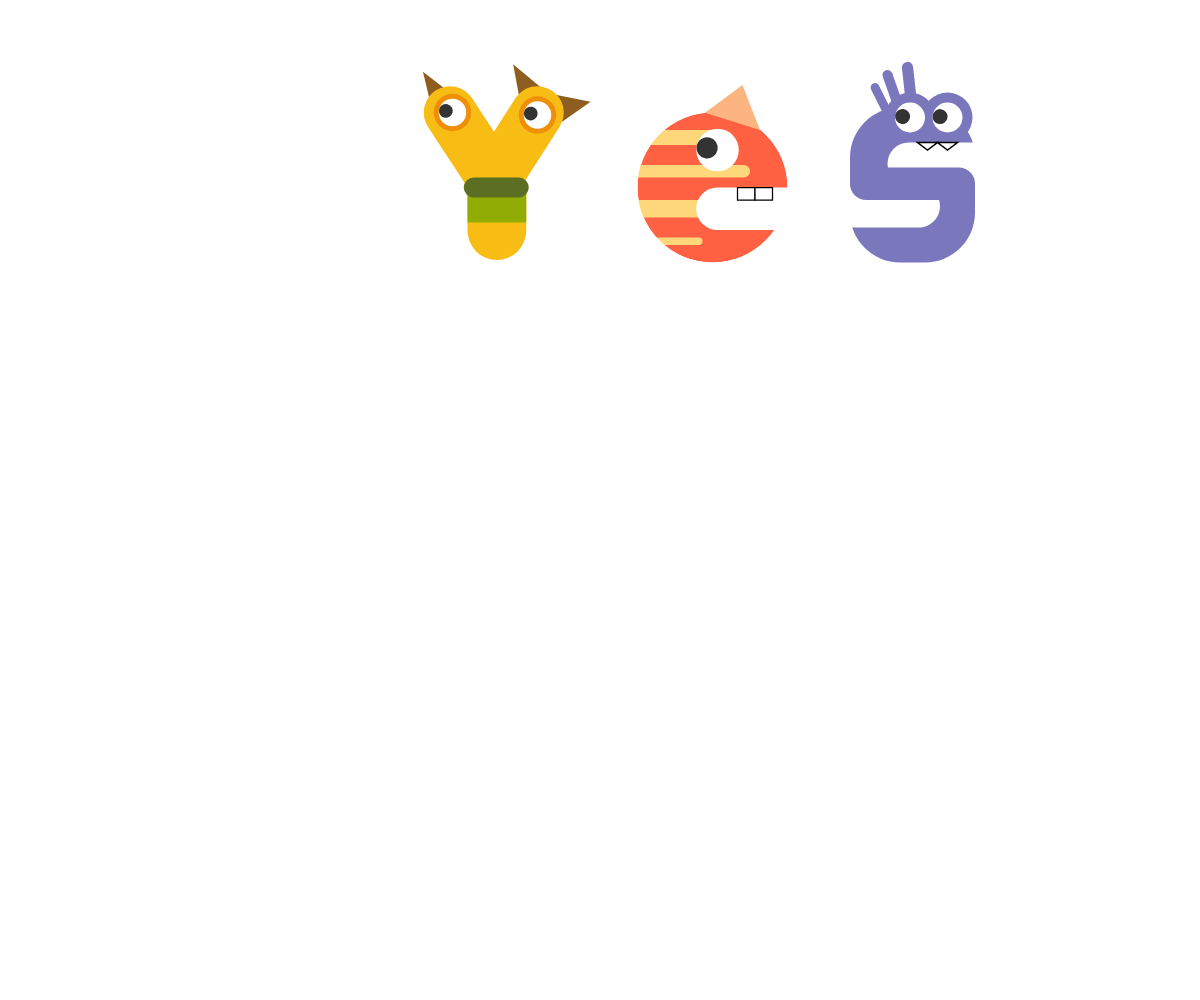
Frame 1 (no input)
Frame 60 (no input): identical to frame 1, image omitted
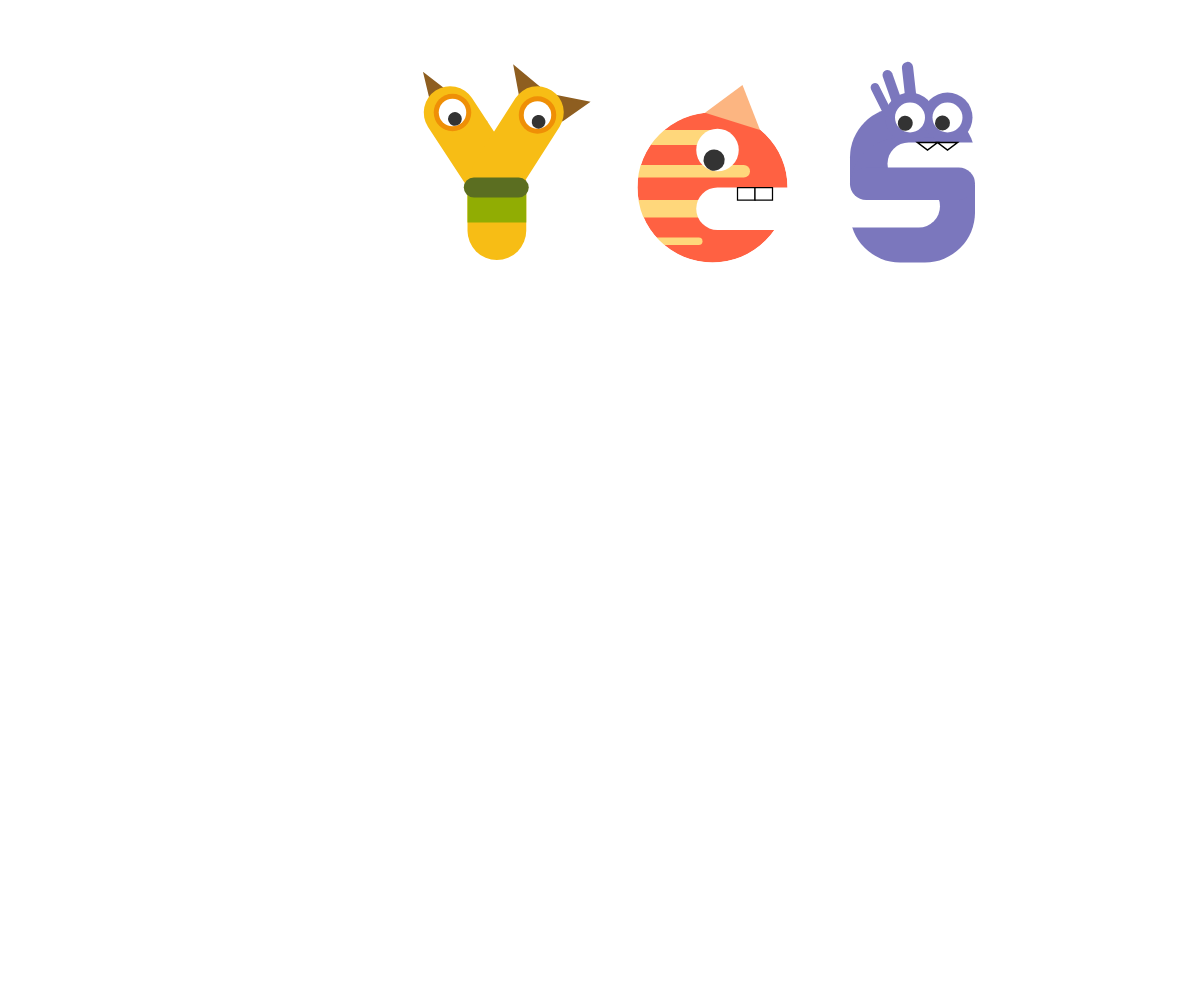
Frame 120 (the mouse pressed at the canvas centre since frame 60)

The p5.js sketch that drew these frames (run headless with seeded random() and noise() and a simulated clock; from frame 60 on, the mouse is pressed at the canvas centre):

// p5.js sketch
// ── sketch.js

// no need to change anything from here ... ----------------------

var letters = {};

var marginLeft = 150;
var marginTop = 20;
var textX = marginLeft;
var textY = 0;
var textScale = 2.5;
var lineHeight = 100;
var typedText = "YES";


function setup() {
	createCanvas(windowWidth, windowHeight);
	initLetters();
	noFill();
}

function draw() {
	background(255);
	scale(textScale);

	textX = marginLeft;
	textY = marginTop;

	//randomSeed(4);
	for (var i = 0; i < typedText.length; i++) {
		var c = typedText[i];
		if (letters[c]) {
			push();
			translate(textX, textY);
			var w = letters[c]();
			textX += w;
			pop();
		} else if (c == "\n") {
			textX = marginLeft;
			textY += lineHeight;
		}
	}
}

function keyTyped() {
    var k = key;
    if (!letters[k]) {
        k = k.toUpperCase();
    }
    if (letters[k]) {
         
        typedText += k;
    }

}
function keyPressed() {
  if (keyCode == RETURN) {
    typedText += "\n";
  }
  if (keyCode == BACKSPACE || keyCode == DELETE) {
    if (typedText.length > 0) typedText = typedText.slice(0, -1);
  }  
}
// ... to here -----------------------------------------------------


function initLetters() {
	// Add your calls to the letter functions here

	letters = {
		A: draw_A,
		O: draw_O,
		U: draw_U,
		E: draw_E,
		S: draw_S,
		Y: draw_Y,
		" ": function() { return 30 },
	};
}

// A function for each letter

function draw_A() {

	strokeWeight(1);
	stroke('#dfc686');

	
	fill('#dfc686');
	triangle(22, 20, 27, 36, 35, 28.5);	

	fill('#dfc686');
	triangle(79, 20, 73, 36, 65, 28.5);

	fill('#dfc686');
	triangle(21.9, 18.9, 30, 15, 26, 24.13);

	fill('#dfc686');
	triangle(79.2, 18.9, 71, 15, 74.8, 24.13);


	noStroke();

	fill('#00baca');
	ellipse(50, 55, 60);


	fill('white');
	rect(40, 65, 20, 50, 15);

	fill('#6b5dd2');
	ellipse(30, 55, 5);
	fill('#6b5dd2');
	ellipse(32, 52, 5.5);
	fill('#6b5dd2');
	ellipse(36, 40, 7);
	fill('#6b5dd2');
	ellipse(65, 40, 7, 4);
	fill('#6b5dd2');
	ellipse(68, 55, 9, 6);
	fill('#6b5dd2');
	ellipse(43, 60, 6);
	fill('#6b5dd2');
	ellipse(33, 70, 3);
	fill('#6b5dd2');
	ellipse(65, 68, 4);
	
	var e1 = new Eye(50, 45, 23);

	e1.update((mouseX / textScale-textX), (mouseY / textScale-textY) );

	e1.display();


	return 85;
}


function draw_O() {

	strokeWeight(1);
	stroke('#baa37a');

	
	fill('#baa37a');
	triangle(27, 27, 27, 35, 35, 28.5);
	
	fill('#baa37a');
	triangle(73, 27, 73, 35, 65, 28.5);


	noStroke();

	fill('#cddc5f');
	ellipse(50, 55, 60);

	fill('#7eb744');
	ellipse(50, 53.95, 28);


	var e1 = new Eye(50, 55, 23);

	e1.update((mouseX / textScale-textX), (mouseY / textScale-textY) );

	e1.display();

	return 85;
}

function draw_U() {

	noStroke();

	fill('#f7bd35');
	ellipse(50, 64, 60, 40);

	fill('white');
	rect(43.5, 15, 13, 50, 15);


	fill('#f7bd35');
	rect(20, 23, 23.5, 50, 20);

	fill('#f7bd35');
	rect(56.5, 23, 23.5, 50, 20);

	fill('#726958');
	rect(59, 64, 10, 4);

	fill('#726958');
	ellipse(68, 73, 7);

	fill('#b49253');
	rect(56, 58, 25, 2);

	



	fill('#7d655d');
	ellipse(32, 38, 18);

	fill('#7d655d');
	ellipse(68, 38, 18);
	
	var e1 = new Eye(32, 38, 13);

	e1.update((mouseX / textScale-textX), (mouseY / textScale-textY) );

	e1.display();


	var e1 = new Eye(68, 38, 13);

	e1.update((mouseX / textScale-textX), (mouseY / textScale-textY) );

	e1.display();


	return 85;
}

function draw_E() {

	noStroke();

	fill('#ff6142');
	ellipse(50, 55, 60);

	fill('#ffd77b');
	rect(17.5, 60, 50, 7, 15);

	fill('#ffd77b');
	rect(17, 46, 48, 5, 18);

	fill('#ffd77b');
	rect(23, 32, 30, 6, 18);

	fill('#ffd77b');
	rect(26, 75, 20, 3, 18);


	noFill();
	strokeWeight(5);
	stroke('white');
	ellipse(50, 55, 65);

	noStroke();

	fill('#fcb581');
	triangle(62, 14, 47, 25.1, 69, 32);

	noStroke();

	
	fill('white');
	rect(43.5, 55, 50, 17, 15);

	strokeWeight(0.5);
	stroke(0);

	fill('white');
	rect(60, 55, 7, 5);

	fill('white');
	rect(67, 55, 7, 5);

	noStroke();
		
	var e1 = new Eye(52, 40, 17);

	e1.update((mouseX / textScale-textX), (mouseY / textScale-textY) );

	e1.display();


	return 85;
}


function draw_S() {

	
	noStroke();

	fill('#7b77bd');
	rect(20, 23, 50, 50, 20);

	fill('#7b77bd');
	rect(20, 35, 50, 50, 20, 15, 20, 20);

	fill('#7b77bd');
	ellipse(44, 27, 20);

	fill('#7b77bd');
	ellipse(59, 27, 20);


	fill('white');
	rect(35, 37, 43, 17, 15);

	fill('white');
	rect(13, 54, 43, 17, 15);


	fill('#7b77bd');
	rect(20, 47, 50, 13, 15);

	strokeWeight(3.5);
	stroke('#7b77bd');
	line(30, 15, 35, 25);

	strokeWeight(4);
	stroke('#7b77bd');
	line(35, 10, 41, 27);

	strokeWeight(4.5);
	stroke('#7b77bd');
	line(43, 7, 45, 25);

	strokeWeight(0.6);
	stroke(0);

	fill('white');
	triangle(47, 37, 55, 37, 51, 40);
	fill('white');
	triangle(55, 37, 63, 37, 59, 40);


	
	noStroke();

	var e1 = new Eye(44, 27, 12);

	e1.update((mouseX / textScale-textX), (mouseY / textScale-textY) );

	e1.display();

	var e1 = new Eye(59, 27, 12);

	e1.update((mouseX / textScale-textX), (mouseY / textScale-textY) );

	e1.display();


	return 85;
}

function draw_Y() {

	strokeWeight(1);
	stroke('#8e5e20');

	
	fill('#8e5e20');
	triangle(20, 10, 26, 35, 44, 28.5);
	
	fill('#8e5e20');
	triangle(56, 7, 74, 22, 60, 28.5);

	fill('#8e5e20');
	triangle(75, 28, 85, 21, 60, 16);

	noStroke();

	fill('#f7bd15');
	rect(37, 42, 23.5, 42, 20);

	strokeWeight(21);
	stroke('#f7bd15');
	line(30, 25, 49, 54);
	line(65, 25, 49, 50);

	noStroke();

	fill('#ef8f06');
	ellipse(31, 25, 15);

	fill('#ef8f06');
	ellipse(65, 26, 15);

	fill('#91ad03');
	rect(37, 53, 23.5, 16);
	
	fill('#5b6e21');
	rect(35.5, 51, 26, 8, 10);

	noStroke();

	var e1 = new Eye(31, 25, 11);

	e1.update((mouseX / textScale-textX), (mouseY / textScale-textY) );

	e1.display();


	var e1 = new Eye(65, 26, 11);

	e1.update((mouseX / textScale-textX), (mouseY / textScale-textY) );

	e1.display();


	return 85;
}




function Eye(tx, ty, ts) {
	  this.x = tx;
	  this.y = ty;
	  this.size = ts;
	  this.angle = 0;
	  this.over = false;
	  this.clicked = false;

	  this.update = function (mx, my) {
	    this.angle = atan2(my - this.y, mx - this.x);

	    var d = dist(mx, my, this.x, this.y);
	    if (d < this.size/2 && mouseIsPressed) {
	    	this.clicked = true;
	    } else {
	    	this.clicked = false;	
	    }
	     if (d < this.size/2) {
	    	this.over = true;
	    } else {
	    	this.over = false;	
	    }
	  };

	  this.display = function () {
	    push();
	    translate(this.x, this.y);
	    if (this.over == true) {
	    	fill(0);
	    	rect(-this.size / 2, 0, this.size, 2, 1);
	    
	    } else {
	    	fill(255);
		    ellipse(0, 0, this.size, this.size);
		    rotate(this.angle);
		    fill(51);
		    ellipse(this.size / 4, 0, this.size / 2, this.size / 2);
	    }

	    pop();
	  };

}
